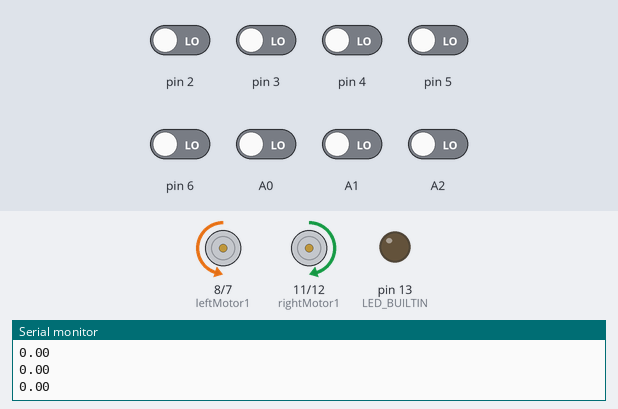
The sketch below on a simulated Arduino Uno, built with avr-gcc and run on an emulated ATmega328P. Shown: motor-driver pin pairs drawn as motors (green arrow = first pin HIGH = forward, orange = second pin HIGH = backward, longer = more drive, scaled by the enable pin), output pins drawn as LEDs (lit = HIGH), the last lines printed to the serial monitor. The test bench sets the inputs (shaded band); at power-on: A0–2, pin 2–6 LOW.

Above: at 4.2 s.
4.3 s: pin 4 driven HIGH
At 4.5 s:
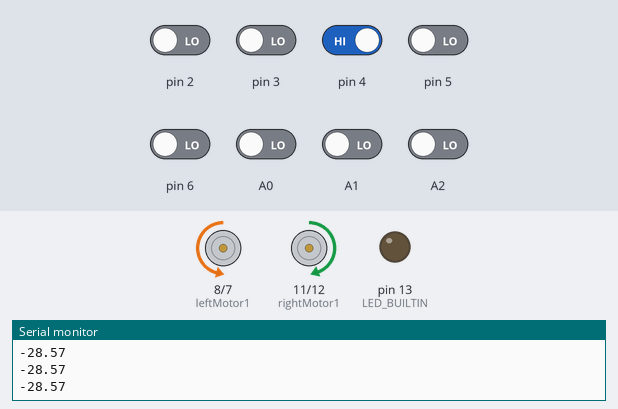
7.3 s: pin 3 driven HIGH
10.3 s: pin 5 driven HIGH
At 11.3 s:
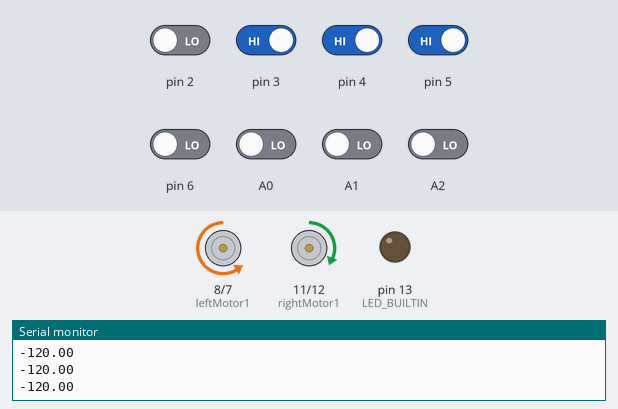
13.3 s: pin 6 driven HIGH
At 15.3 s:
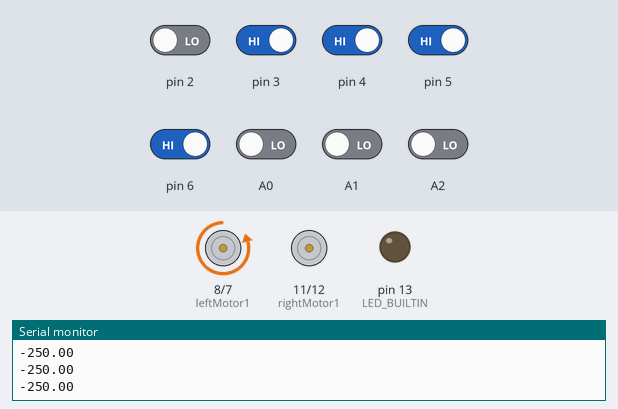
Timing chart, 0 to 16.8 s (numbered marks = the images above; inputs shaded):
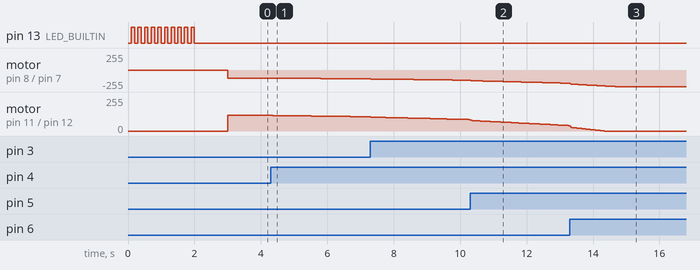

The sketch:

pid_v0.01.ino
```cpp
#include <QTRSensors.h>

//------------------------------------------------------------------------------------------------------------------
#define rightMotor2 12
#define rightMotor1 11
#define rightMotorPWM 10
#define leftMotorPWM 9
#define leftMotor1 8
#define leftMotor2 7

//------------------------------------------------------------------------------------------------------------------
double Kp = 0.1;
double Kd = -0.05;
double Ki = 0.001;
uint8_t rightMaxSpeed = 250;
uint8_t leftMaxSpeed = 250;
uint8_t rightBaseSpeed = 120;
uint8_t leftBaseSpeed = 120;

//------------------------------------------------------------------------------------------------------------------
QTRSensors qtr;
const uint8_t SensorCount = 8;
unsigned int sensorValues[SensorCount];

//------------------------------------------------------------------------------------------------------------------
double lastError = 0;
double integral = 0;
int position = 0;

//------------------------------------------------------------------------------------------------------------------
void setup() {
  pinMode(LED_BUILTIN, OUTPUT);
  for (int i = 0; i < 10; i++) {
    digitalWrite(LED_BUILTIN, LOW);
    delay(100);
    digitalWrite(LED_BUILTIN, HIGH);
    delay(100);
  }
  Serial.begin(9600);
  //------------------------------------------------------------------------------------------------------------------
  qtr.setTypeRC();
  qtr.setSensorPins((const uint8_t[]){ A2, A1, A0, 2, 3, 4, 5, 6 }, SensorCount);

  //------------------------------------------------------------------------------------------------------------------
  pinMode(rightMotor2, OUTPUT);
  pinMode(rightMotor1, OUTPUT);
  pinMode(rightMotorPWM, OUTPUT);
  pinMode(leftMotorPWM, OUTPUT);
  pinMode(leftMotor1, OUTPUT);
  pinMode(leftMotor2, OUTPUT);

  //------------------------------------------------------------------------------------------------------------------
  analogWrite(rightMotorPWM, 0);
  analogWrite(leftMotorPWM, 0);
  //------------------------------------------------------------------------------------------------------------------
  digitalWrite(LED_BUILTIN, LOW);
  delay(1000);
}

void loop() {
  SensorRead();
  double error = calculateError(sensorValues);
  Serial.println(error);

  // PID Hesaplama
  double output = Kp * error + Ki * integral + Kd * (error - lastError);
  //Serial.println(output);
  lastError = error;
  integral += error;

  int rightMotorSpeed = rightBaseSpeed + constrain(output, -255, 255);
  int leftMotorSpeed = leftBaseSpeed - constrain(output, -255, 255);

  // Motor hızlarını sınırla
  if (rightMotorSpeed > rightMaxSpeed) rightMotorSpeed = rightMaxSpeed;
  if (leftMotorSpeed > leftMaxSpeed) leftMotorSpeed = leftMaxSpeed;
  if (rightMotorSpeed < 0) rightMotorSpeed = 0;
  if (leftMotorSpeed < 0) leftMotorSpeed = 0;

  // Motorları kontrol et
  digitalWrite(rightMotor1, 1);
  digitalWrite(rightMotor2, 0);
  analogWrite(rightMotorPWM, rightMotorSpeed);

  digitalWrite(leftMotor1, 0);
  digitalWrite(leftMotor2, 1);
  analogWrite(leftMotorPWM, leftMotorSpeed);
}
// Çizgiden sapma hesapla
double calculateError(unsigned int *sensors) {
  double weightedSum = 0;
  double sum = 0;

  for (int i = 0; i < 4; i++) {
    weightedSum -= (2500-sensors[i]) * (4 -i);
    sum += (2500-sensors[i]);
  }
  for (int i = 4; i < 8; i++) {
    weightedSum += (2500-sensors[i])* (i - 3);
    sum += (2500-sensors[i]);
  }
  if (weightedSum == 0)
    return 0;

  return ((weightedSum / sum)*100 );
}

void SensorRead() {
  qtr.read(sensorValues);
  for (int i = 0; i < 4; i++) {
    position += (-sensorValues[i]);
  }
  for (int i = 4; i < 8; i++) {
    position += (sensorValues[i]);
  }
  position /= 8;
  return position;
}
```

Measured:
- after the input at 4.3 s, motor on pin 8 (leftMotor1) / pin 7 (leftMotor2): moves from backward 120/255 to backward 133/255 over 3.0 s, starting at once; motor on pin 11 (rightMotor1) / pin 12 (rightMotor2): moves from forward 120/255 to forward 106/255 over 3.0 s, starting at once
